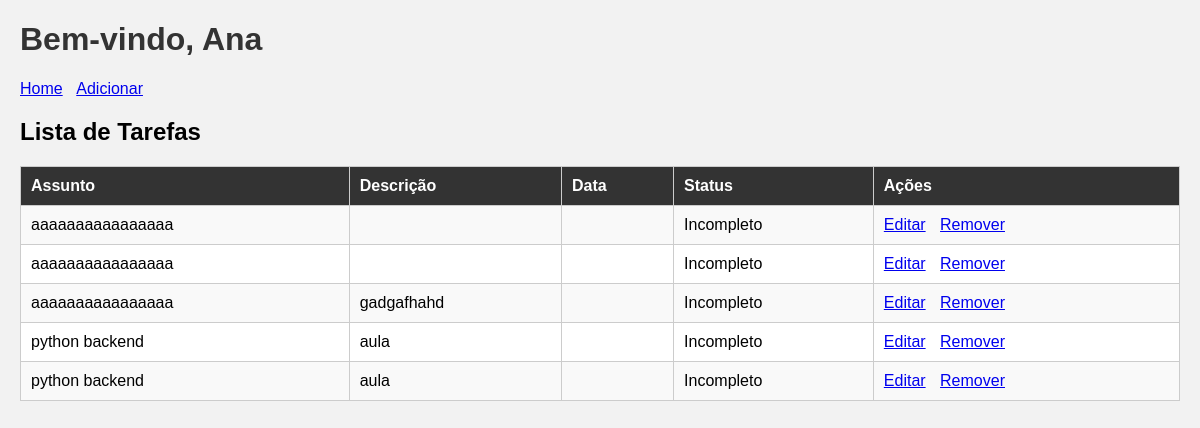
The page /tarefas/ on the database as committed earlier.
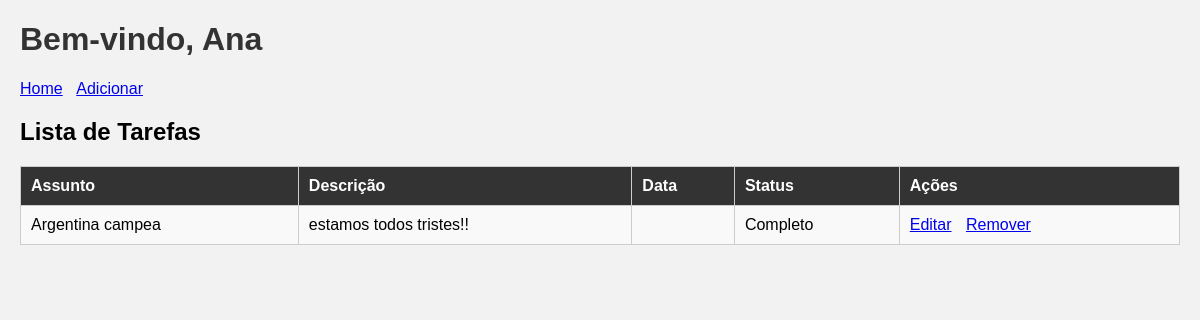
The same page on the database as committed later.
### tarefas/models.py (models this page shows, shortened)
class TarefaModel(models.Model):
    assunto = models.CharField(max_length=100)
    descricao = models.TextField(null=True, blank=True)
    data_criacao = models.DateTimeField(auto_now_add=True)
    status = models.BooleanField(default=False)

### tarefas/views.py (the view)
# urls.py: path('', views.tarefas_home, name='home'),
def tarefas_home(request):
    contexto = {
        'nome': 'Ryan',
        'tarefas': TarefaModel.objects.all()
    }
    return render(request, 'pagetarefas/home.html', contexto)

### templates/pagetarefas/home.html (shortened to what this page needs)
<!DOCTYPE html>
<html lang="pt-BR">
<head>
</head>
<body>
  <h1>Bem-vindo, Ana</h1>
  <p>
    <a href="{% url 'tarefas:home' %}">Home</a>
    <a href="{% url 'tarefas:adicionar' %}">Adicionar </a>
  </p>
  <h2>Lista de Tarefas</h2>
<table>
  <tr>
    <th>Assunto</th>
    <th>Descrição</th>
    <th>Data</th>
    <th>Status</th>
    <th>Ações</th>
  </tr>
  {% for tarefa in tarefas %}
  <tr>
    <td>{{ tarefa.assunto }}</td>
    <td>{{ tarefa.descricao }}</td>
    <td>{{ tarefa.data }}</td>
    <td class="{{ tarefa.status_classe }}">
    {% if tarefa.status %}Completo{% else %}Incompleto{% endif %}
    </td>
    <td>
      <a href="{% url 'tarefas:editar' id=tarefa.id %}">Editar</a>
      <a href="{% url 'tarefas:remover' id=tarefa.id %}">Remover</a>
    </td>
  </tr>
  {% endfor %}
</table>
</body>
</html>

### templates/pagetarefas/home.html (style rules this page uses)
body { font-family: Arial, sans-serif; background-color: #f2f2f2; margin: 20px; }
h1 { color: #333; }
table { width: 100%; border-collapse: collapse; background-color: white; }
th, td { border: 1px solid #ccc; padding: 10px; text-align: left; }
th { background-color: #333; color: white; }
tr:nth-child(even) { background-color: #f9f9f9; }
a { margin-right: 10px; }

Rows that differ between the two databases and show on the page:
removed TarefaModel: assunto "aaaaaaaaaaaaaaaa", status "Incompleto"
removed TarefaModel: assunto "aaaaaaaaaaaaaaaa", status "Incompleto"
removed TarefaModel: assunto "aaaaaaaaaaaaaaaa", descricao "gadgafhahd", status "Incompleto"
removed TarefaModel: assunto "python backend", descricao "aula", status "Incompleto"
changed TarefaModel: assunto "python backend" → "Argentina campea"; descricao "aula" → "estamos todos tristes!!"; status "Incompleto" → "Completo"
